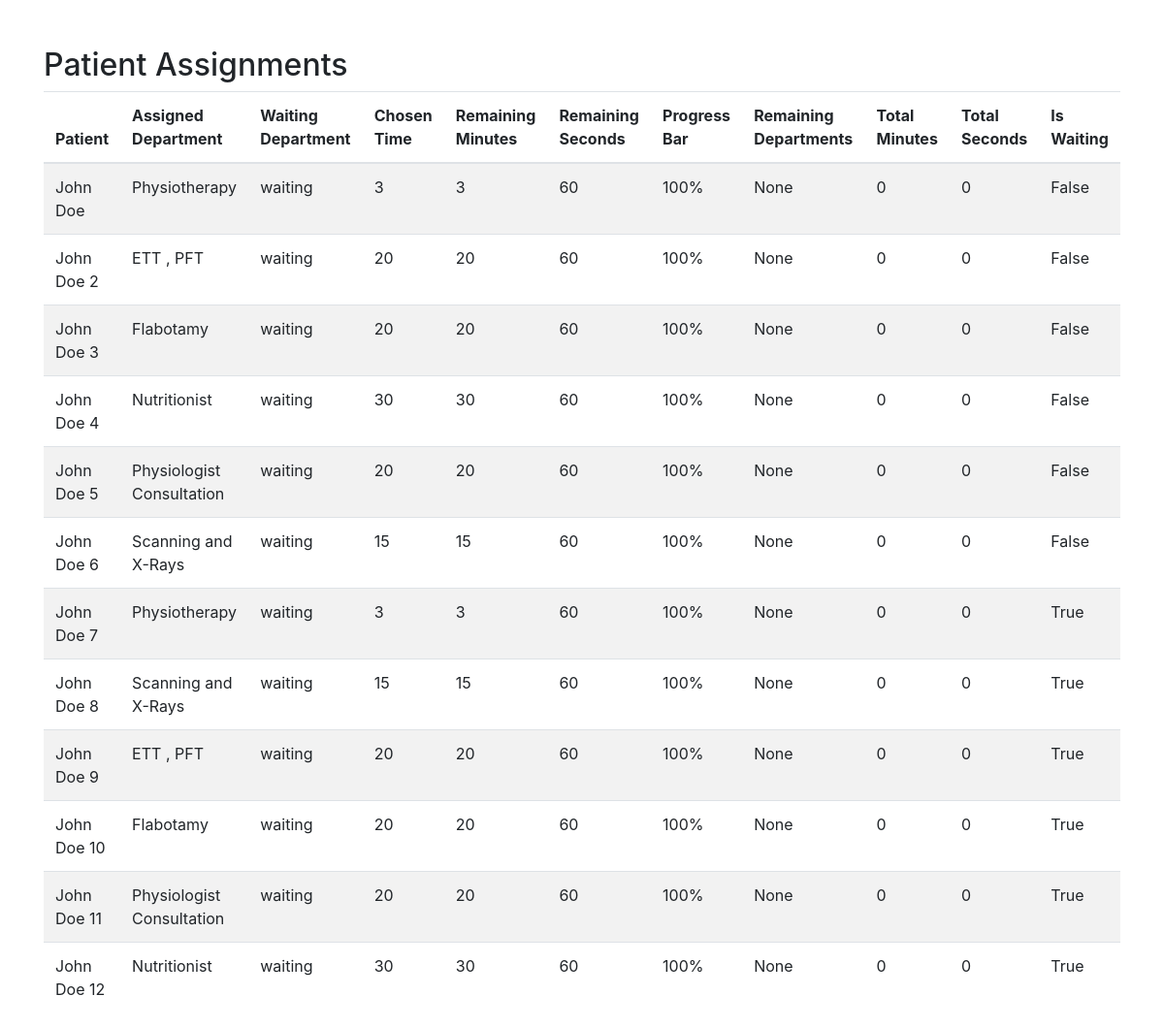
The page /ps/ on the database as committed earlier.
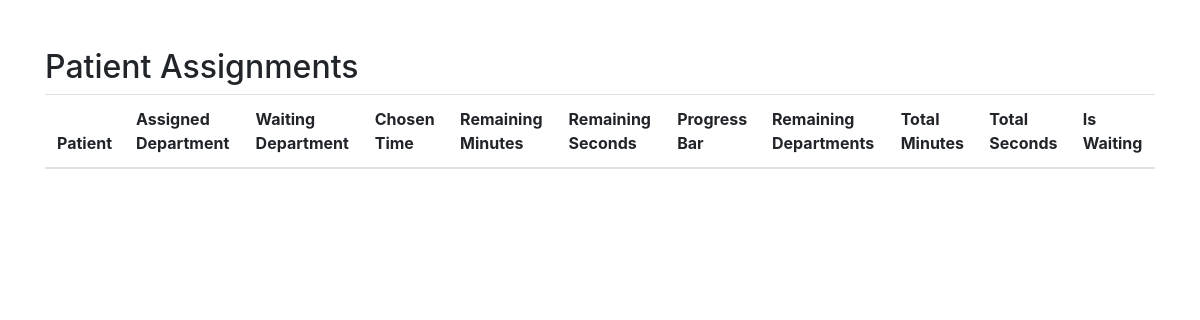
The same page on the database as committed later.
### app/models.py (models this page shows, shortened)
class Patient_Assignments(models.Model):
    patient = models.ForeignKey(Patient, related_name='patient_assignments', on_delete=models.CASCADE)
    assigned = models.ForeignKey(Department, related_name='assigned_patient_assignments', on_delete=models.CASCADE)
    waiting = models.ForeignKey(Department, related_name='waiting_patient_assignments', on_delete=models.CASCADE)
    chosen_time = models.IntegerField(null=True, blank=True)
    remaining_minutes= models.IntegerField(null=True, blank=True)
    remaining_second = models.IntegerField(null=True, blank=True)
    progress_bar = models.IntegerField(default=100)
    remaining_departments=models.TextField(null=True, blank=True)
    total_minute=models.IntegerField(default=0)
    total_second = models.IntegerField(default=0)
    is_waiting=models.BooleanField(default=False)

class Patient(models.Model):
    id = models.AutoField(primary_key=True)
    name = models.CharField(max_length=255)
    age = models.IntegerField()
    mobile_number = models.CharField(max_length=15)
    address = models.TextField()
    coord_facilitator = models.ForeignKey(CoordinationFacilitators, on_delete=models.CASCADE, null=True, blank=True)
    meals = models.ForeignKey(Meals, on_delete=models.CASCADE, null=True, blank=True)
    chosen_package = models.ForeignKey(Oncurepackages, on_delete=models.CASCADE, null=True, blank=True)
    assigned_department = models.ForeignKey(Department, on_delete=models.CASCADE, null=True, blank=True)
    timer_active = models.BooleanField(default=False)
    waiting_department=models.ForeignKey(Department, on_delete=models.CASCADE, null=True, blank=True,related_name='waiting_package')

class Department(models.Model):
    name = models.CharField(max_length=100)
    oncurepackage = models.ForeignKey(Oncurepackages, related_name='departments', on_delete=models.CASCADE)
    remaining_minutes=models.IntegerField(null=True,blank=True)
    remaining_seconds=models.IntegerField(default=60)

### app/check_file.py (the view)
# urls.py: path('ps/', patient_assignments_list, name='patient_assignments_list'),
def patient_assignments_list(request):
    assignments = Patient_Assignments.objects.all()
    return render(request, 'new/pat_ass_list.html', {'assignments': assignments})

### templates/new/pat_ass_list.html (shortened to what this page needs)
<!DOCTYPE html>
<html lang="en">
<head>
    <link rel="stylesheet" href="https://stackpath.bootstrapcdn.com/bootstrap/4.5.2/css/bootstrap.min.css">
</head>
<body>
    <div class="container mt-5">
        <h2>Patient Assignments</h2>
        <table class="table table-striped">
            <thead>
                <tr>
                    <th>Patient</th>
                    <th>Assigned Department</th>
                    <th>Waiting Department</th>
                    <th>Chosen Time</th>
                    <th>Remaining Minutes</th>
                    <th>Remaining Seconds</th>
                    <th>Progress Bar</th>
                    <th>Remaining Departments</th>
                    <th>Total Minutes</th>
                    <th>Total Seconds</th>
                    <th>Is Waiting</th>
                </tr>
            </thead>
            <tbody>
                {% for assignment in assignments %}
                <tr>
                    <td>{{ assignment.patient.name }}</td>
                    <td>{{ assignment.assigned.name }}</td>
                    <td>{{ assignment.waiting.name }}</td>
                    <td>{{ assignment.chosen_time }}</td>
                    <td>{{ assignment.remaining_minutes }}</td>
                    <td>{{ assignment.remaining_second }}</td>
                    <td>{{ assignment.progress_bar }}%</td>
                    <td>{{ assignment.remaining_departments }}</td>
                    <td>{{ assignment.total_minute }}</td>
                    <td>{{ assignment.total_second }}</td>
                    <td>{{ assignment.is_waiting }}</td>
                </tr>
                {% endfor %}
            </tbody>
        </table>
    </div>
</body>
</html>

Rows that differ between the two databases and show on the page:
removed Patient_Assignments: patient.name "John Doe", assigned.name "Physiotherapy", waiting.name "waiting", chosen_time "3", remaining_minutes "3", remaining_second "60", progress_bar "100", remaining_departments "None", total_minute "0", total_second "0", is_waiting "False"
removed Patient_Assignments: patient.name "John Doe 2", assigned.name "ETT , PFT", waiting.name "waiting", chosen_time "20", remaining_minutes "20", remaining_second "60", progress_bar "100", remaining_departments "None", total_minute "0", total_second "0", is_waiting "False"
removed Patient_Assignments: patient.name "John Doe 3", assigned.name "Flabotamy", waiting.name "waiting", chosen_time "20", remaining_minutes "20", remaining_second "60", progress_bar "100", remaining_departments "None", total_minute "0", total_second "0", is_waiting "False"
removed Patient_Assignments: patient.name "John Doe 4", assigned.name "Nutritionist", waiting.name "waiting", chosen_time "30", remaining_minutes "30", remaining_second "60", progress_bar "100", remaining_departments "None", total_minute "0", total_second "0", is_waiting "False"
removed Patient_Assignments: patient.name "John Doe 5", assigned.name "Physiologist Consultation", waiting.name "waiting", chosen_time "20", remaining_minutes "20", remaining_second "60", progress_bar "100", remaining_departments "None", total_minute "0", total_second "0", is_waiting "False"
removed Patient_Assignments: patient.name "John Doe 6", assigned.name "Scanning and X-Rays", waiting.name "waiting", chosen_time "15", remaining_minutes "15", remaining_second "60", progress_bar "100", remaining_departments "None", total_minute "0", total_second "0", is_waiting "False"
removed Patient_Assignments: patient.name "John Doe 7", assigned.name "Physiotherapy", waiting.name "waiting", chosen_time "3", remaining_minutes "3", remaining_second "60", progress_bar "100", remaining_departments "None", total_minute "0", total_second "0", is_waiting "True"
removed Patient_Assignments: patient.name "John Doe 8", assigned.name "Scanning and X-Rays", waiting.name "waiting", chosen_time "15", remaining_minutes "15", remaining_second "60", progress_bar "100", remaining_departments "None", total_minute "0", total_second "0", is_waiting "True"
removed Patient_Assignments: patient.name "John Doe 9", assigned.name "ETT , PFT", waiting.name "waiting", chosen_time "20", remaining_minutes "20", remaining_second "60", progress_bar "100", remaining_departments "None", total_minute "0", total_second "0", is_waiting "True"
removed Patient_Assignments: patient.name "John Doe 10", assigned.name "Flabotamy", waiting.name "waiting", chosen_time "20", remaining_minutes "20", remaining_second "60", progress_bar "100", remaining_departments "None", total_minute "0", total_second "0", is_waiting "True"
removed Patient_Assignments: patient.name "John Doe 11", assigned.name "Physiologist Consultation", waiting.name "waiting", chosen_time "20", remaining_minutes "20", remaining_second "60", progress_bar "100", remaining_departments "None", total_minute "0", total_second "0", is_waiting "True"
removed Patient_Assignments: patient.name "John Doe 12", assigned.name "Nutritionist", waiting.name "waiting", chosen_time "30", remaining_minutes "30", remaining_second "60", progress_bar "100", remaining_departments "None", total_minute "0", total_second "0", is_waiting "True"
